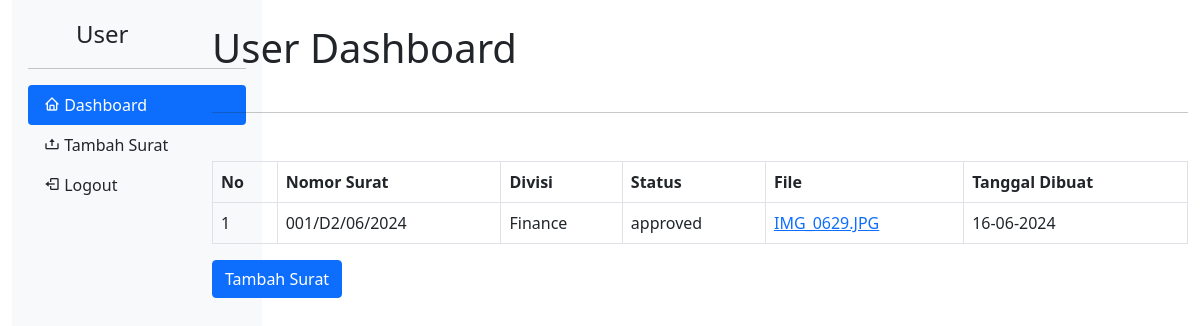
The page /user_dashboard.php (signed in) on the database its author committed.
### tables this page shows
CREATE TABLE `letters` (
  `id` int(11) NOT NULL,
  `division_id` int(11) DEFAULT NULL,
  `letter_number` varchar(255) DEFAULT NULL,
  `date_created` datetime DEFAULT current_timestamp(),
  `status` enum('pending','approved') DEFAULT 'pending',
  `file_name` varchar(255) DEFAULT NULL
);

CREATE TABLE `division` (
  `id` int(11) NOT NULL,
  `name` varchar(255) NOT NULL
);

### user_dashboard.php (the view, shortened to what this page needs)
<?php
include('database/db.php');
$division_id = $_SESSION['division_id'];
$sql = "SELECT letters.id, letters.letter_number, letters.status, letters.file_name, letters.date_created, DATE_FORMAT(letters.date_created, '%m') AS month, DATE_FORMAT(letters.date_created, '%Y') AS year, division.name as division_name
        FROM letters
        JOIN division ON letters.division_id = division.id
        WHERE letters.division_id = '$division_id'";
$result = mysqli_query($conn, $sql);
?>
<!DOCTYPE html>
<html lang="en">
<head>
    <link href="https://stackpath.bootstrapcdn.com/bootstrap/5.0.0-alpha1/css/bootstrap.min.css" rel="stylesheet">
    <link href='https://unpkg.com/boxicons@2.1.1/css/boxicons.min.css' rel='stylesheet'>
</head>
<body>
    <div class="container-fluid">
        <div class="row">
            <div class="col-2">
                <?php include('layout/user_sidebar.php'); ?>
            </div>
            <div class="col-10">
                <h1 class="py-4">User Dashboard</h1>
                <hr class="mb-5">
                <table class="table table-bordered">
                    <thead>
                        <tr>
                            <th>No</th>
                            <th>Nomor Surat</th>
                            <th>Divisi</th>
                            <th>Status</th>
                            <th>File</th>
                            <th>Tanggal Dibuat</th>
                        </tr>
                    </thead>
                    <tbody>
                        <?php
                        $no = 1;
                        while ($row = mysqli_fetch_assoc($result)) {
                            echo "<tr>";
                            echo "<td>" . $no++ . "</td>";
                            echo "<td>" . ($row['status'] == 'approved' ? $row['letter_number'] : 'Pending Approval') . "</td>";
                            echo "<td>" . $row['division_name'] . "</td>";
                            echo "<td>" . $row['status'] . "</td>";
                            echo "<td><a href='uploads/" . $row['file_name'] . "' target='_blank'>" . $row['file_name'] . "</a></td>";
                            echo "<td>" . date('d-m-Y', strtotime($row['date_created'])) . "</td>";
                            echo "</tr>";
                        }
                        ?>
                    </tbody>
                </table>
                <a href="tambah_surat.php" class="btn btn-primary text-end">Tambah Surat</a>
            </div>
        </div>
    </div>
</body>
</html>

### rows shown on the page
letters: letter_number "001/D2/06/2024", division.name "Finance", status "approved", file_name "IMG_0629.JPG", date_created "16-06-2024"
